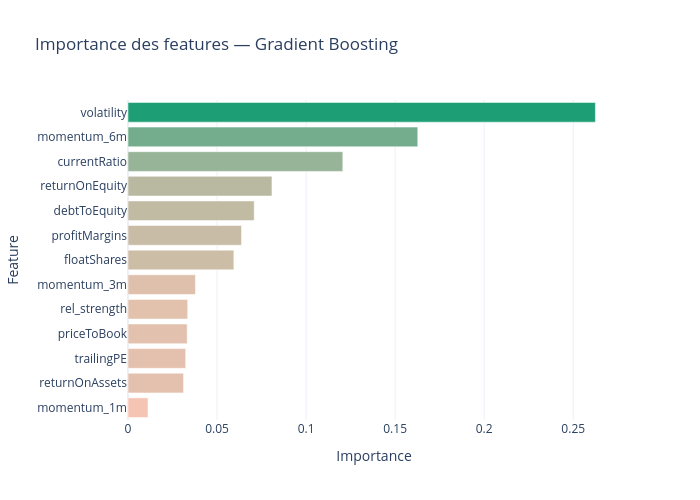

Notebook code for this chart:
### Code cell
# Récupération des importances depuis le modèle
importance = pd.Series(
    gb_model.feature_importances_,
    index=FEATURES
).sort_values(ascending=True)

fig = px.bar(
    x=importance.values,
    y=importance.index,
    orientation="h",
    title="Importance des features — Gradient Boosting",
    labels={"x": "Importance", "y": "Feature"},
    color=importance.values,
    color_continuous_scale=["#F5C4B3", "#1D9E75"],
    template="plotly_white",
    width=700, height=500
)

fig.update_layout(coloraxis_showscale=False)
fig.show()

fig.write_html("../results/figures/03_feature_importance.html")
fig.write_image("../results/figures/03_feature_importance.png")

### Figure 1 — Plotly figure (JSON) as saved in the notebook; plotly's stock layout.template omitted (floating-point values rounded to 4 significant figures)
{"data": [{"hovertemplate": "Importance=%{x}<br>Feature=%{y}<br>color=%{marker.color}<extra></extra>", "legendgroup": "", "marker": {"color": [0.01121, 0.03119, 0.03239, 0.03323, 0.03351, 0.03788, 0.05942, 0.06372, 0.07087, 0.08083, 0.1206, 0.1627, 0.2624], "coloraxis": "coloraxis", "pattern": {"shape": ""}}, "name": "", "orientation": "h", "showlegend": false, "textposition": "auto", "type": "bar", "x": [0.01121, 0.03119, 0.03239, 0.03323, 0.03351, 0.03788, 0.05942, 0.06372, 0.07087, 0.08083, 0.1206, 0.1627, 0.2624], "xaxis": "x", "y": ["momentum_1m", "returnOnAssets", "trailingPE", "priceToBook", "rel_strength", "momentum_3m", "floatShares", "profitMargins", "debtToEquity", "returnOnEquity", "currentRatio", "momentum_6m", "volatility"], "yaxis": "y"}], "layout": {"barmode": "relative", "coloraxis": {"colorbar": {"title": {"text": "color"}}, "colorscale": [[0, "#F5C4B3"], [1, "#1D9E75"]], "showscale": false}, "height": 500, "legend": {"tracegroupgap": 0}, "title": {"text": "Importance des features — Gradient Boosting"}, "width": 700, "xaxis": {"anchor": "y", "domain": [0, 1], "title": {"text": "Importance"}}, "yaxis": {"anchor": "x", "domain": [0, 1], "title": {"text": "Feature"}}}}
